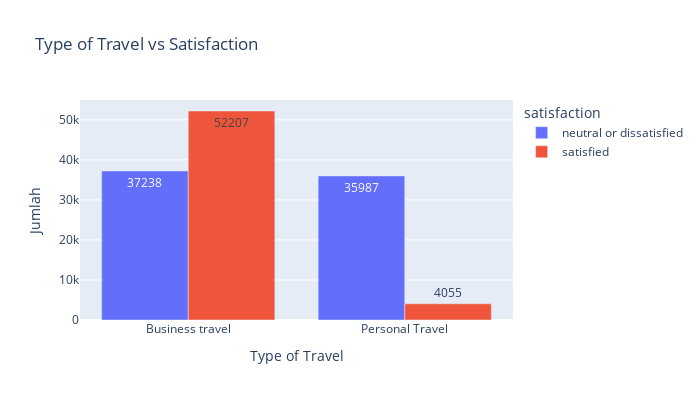

Write notebook code for a chart like this one.
### Code cell
plot = px.bar(df_travel, x='Type of Travel', y='Jumlah', color='satisfaction', barmode='group', title='Type of Travel vs Satisfaction', height=400, width=700, text='Jumlah')
plot.show()

### Figure 1 — Plotly figure (JSON) as saved in the notebook; plotly's stock layout.template omitted (floating-point values rounded to 4 significant figures)
{"data": [{"alignmentgroup": "True", "hovertemplate": "satisfaction=neutral or dissatisfied<br>Type of Travel=%{x}<br>Jumlah=%{text}<extra></extra>", "legendgroup": "neutral or dissatisfied", "marker": {"color": "#636efa", "pattern": {"shape": ""}}, "name": "neutral or dissatisfied", "offsetgroup": "neutral or dissatisfied", "orientation": "v", "showlegend": true, "text": [37238, 35987], "textposition": "auto", "type": "bar", "x": ["Business travel", "Personal Travel"], "xaxis": "x", "y": [37238, 35987], "yaxis": "y"}, {"alignmentgroup": "True", "hovertemplate": "satisfaction=satisfied<br>Type of Travel=%{x}<br>Jumlah=%{text}<extra></extra>", "legendgroup": "satisfied", "marker": {"color": "#EF553B", "pattern": {"shape": ""}}, "name": "satisfied", "offsetgroup": "satisfied", "orientation": "v", "showlegend": true, "text": [52207, 4055], "textposition": "auto", "type": "bar", "x": ["Business travel", "Personal Travel"], "xaxis": "x", "y": [52207, 4055], "yaxis": "y"}], "layout": {"barmode": "group", "height": 400, "legend": {"title": {"text": "satisfaction"}, "tracegroupgap": 0}, "title": {"text": "Type of Travel vs Satisfaction"}, "width": 700, "xaxis": {"anchor": "y", "domain": [0, 1], "title": {"text": "Type of Travel"}}, "yaxis": {"anchor": "x", "domain": [0, 1], "title": {"text": "Jumlah"}}}}
